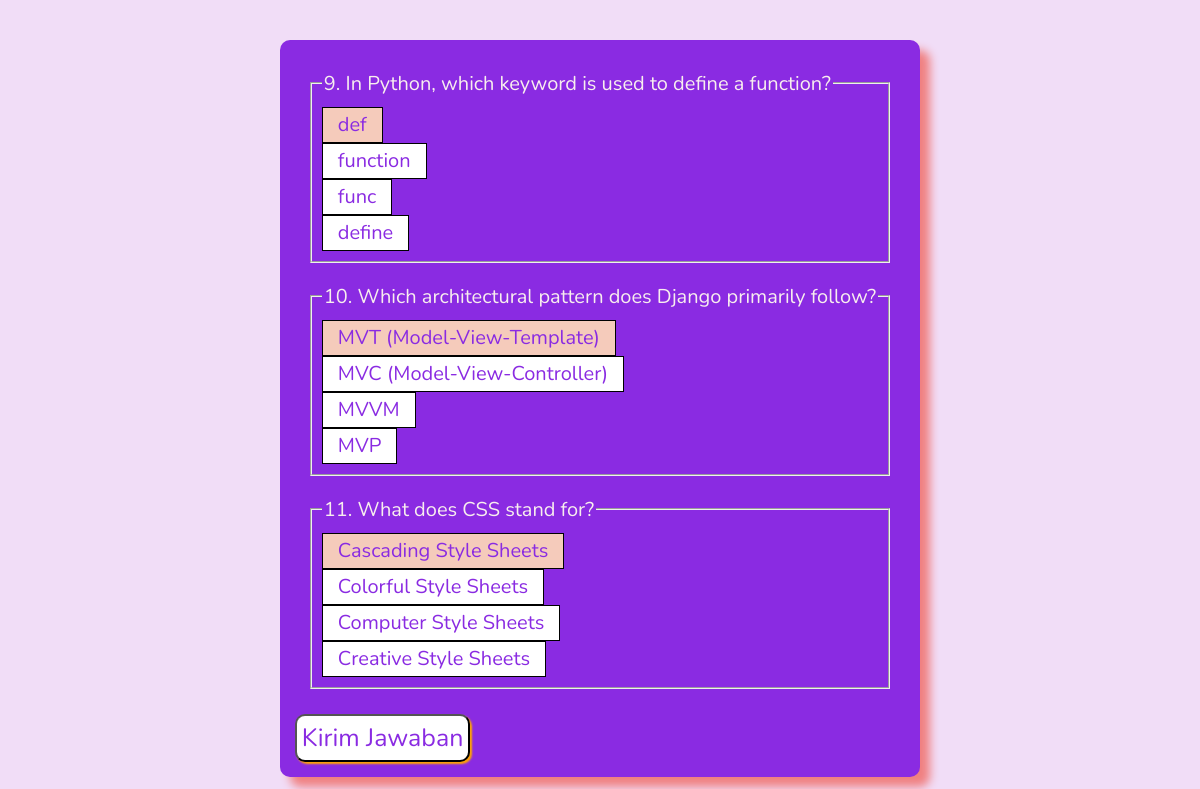
The page /test/5 on the database its author committed.
### tables this page shows
CREATE TABLE question 
    (id INTEGER PRIMARY KEY, 
    question VARCHAR,
    answer VARCHAR,
    wrong1 VARCHAR,
    wrong2 VARCHAR,
    wrong3 VARCHAR);

### main.py (the view)
@app.route('/test')
@app.route('/test/<id>')
def test(id=None):
    keyword = request.args.get('quiz_id', type=int)
    if keyword:
        start_quiz(keyword)
        data = show_questions_by_quiz_id(keyword)
        data = shuffle_options(data)
        return render_template('test.html', data=data)
    elif id:
        start_quiz(int(id))
        data = show_questions_by_quiz_id(id)
        return render_template('test.html', data=data)
    return 'Halaman Test'

### db.py (called while the page is built)
def open():
    global conn, cursor
    conn = sqlite3.connect(db_name)
    cursor = conn.cursor()

def show_questions_by_quiz_id(id):
    open()
    cursor.execute('''SELECT * from quiz_content
                    WHERE quiz_id = (?)''', str(id))
    data = cursor.fetchall()
    questions = list()
    for (id, quiz_id, question_id) in data:
        cursor.execute('''SELECT * FROM question
                       WHERE id = ''' + str(question_id))
        question =cursor.fetchone()
        questions.append(question)
    conn.commit()
    return questions

### main.py (called while the page is built)
def start_quiz(quiz_id):
    session['quiz'] = quiz_id
    session['last_question'] = 0
    session['answers'] = 0
    session['total'] = 0

### templates/test.html (shortened to what this page needs)
<!DOCTYPE html>
<html lang="en">
<head>
    <link rel="stylesheet" href="{{ url_for('static', filename='style.css') }}">
</head>
<body>
  <div class="container">
    {% if data %}
    <form method="post" action="/result">
        {% for question in data %}
        <fieldset>
          <legend>{{question[0]}}. {{question[1]}}</legend>
          <div class="form_radio_btn">
            <label for="{{question[2]}}">{{question[2]}}</label>
          </div>
          <div class="form_radio_btn">
            <label for="{{question[3]}}">{{question[3]}}</label>
          </div>
          <div class="form_radio_btn">
            <label for="{{question[4]}}">{{question[4]}}</label>
          </div>
            <div class="form_radio_btn">
              <label for="{{question[5]}}">{{question[5]}}</label>
            </div>
          </fieldset>
          {% endfor %}
          <input type="submit" value="Kirim Jawaban">
        </form>
        {% else %}
        <h1>Data masih kosong! Silahkan setting database dulu!</h1>
        {% endif %}
  </div>
</body>
</html>

### static/style.css (style rules this page uses)
* { font-family: "Nunito", sans-serif; }
body { background-image: url(https://template.canva.com/EAGnYt64Sg8/1/0/1280w-6Xkt_lbGKbE.jpg); background-size: contain; color: #f8eeee; background-color: rgb(241, 221, 247); font-size: 20px; }
.container { width: fit-content; height: 100vh; margin: 0 auto; display: flex; justify-content: center; align-items: center; }
form { background-color: blueviolet; border-radius: 10px; padding: 10px; box-shadow: 10px 10px 10px 0 lightcoral; }
input[type="submit"] { background-color: white; border-radius: 10px; padding: 5px; font-size: 25px; color: blueviolet; margin: 5px; box-shadow: 2px 2px 2px 0 orange; }
input[type=radio]:checked + label { background: #f5cbbb; }
.form_radio_btn label { display: inline-block; color: blueviolet; cursor: pointer; padding: 0px 15px; line-height: 34px; border: 1px solid rgb(0, 0, 0); user-select: none; background: #ffffff; }
fieldset { margin: 20px; padding: 10px; }

### rows shown on the page
question: id "9", question "In Python, which keyword is used to define a function?", answer "def", wrong1 "function", wrong2 "func", wrong3 "define"
question: id "10", question "Which architectural pattern does Django primarily follow?", answer "MVT (Model-View-Template)", wrong1 "MVC (Model-View-Controller)", wrong2 "MVVM", wrong3 "MVP"
question: id "11", question "What does CSS stand for?", answer "Cascading Style Sheets", wrong1 "Colorful Style Sheets", wrong2 "Computer Style Sheets", wrong3 "Creative Style Sheets"
